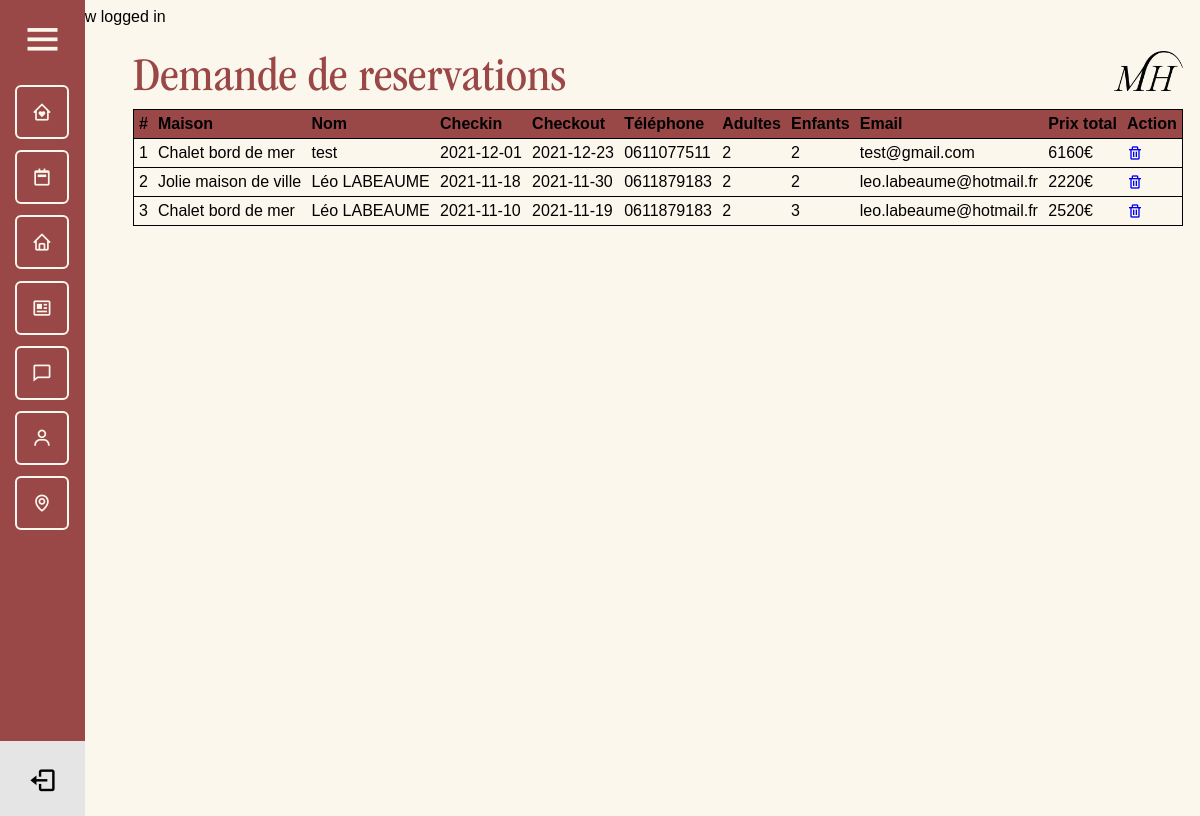
/admin/reservations.php (signed in), run on an earlier commit of the app's database.
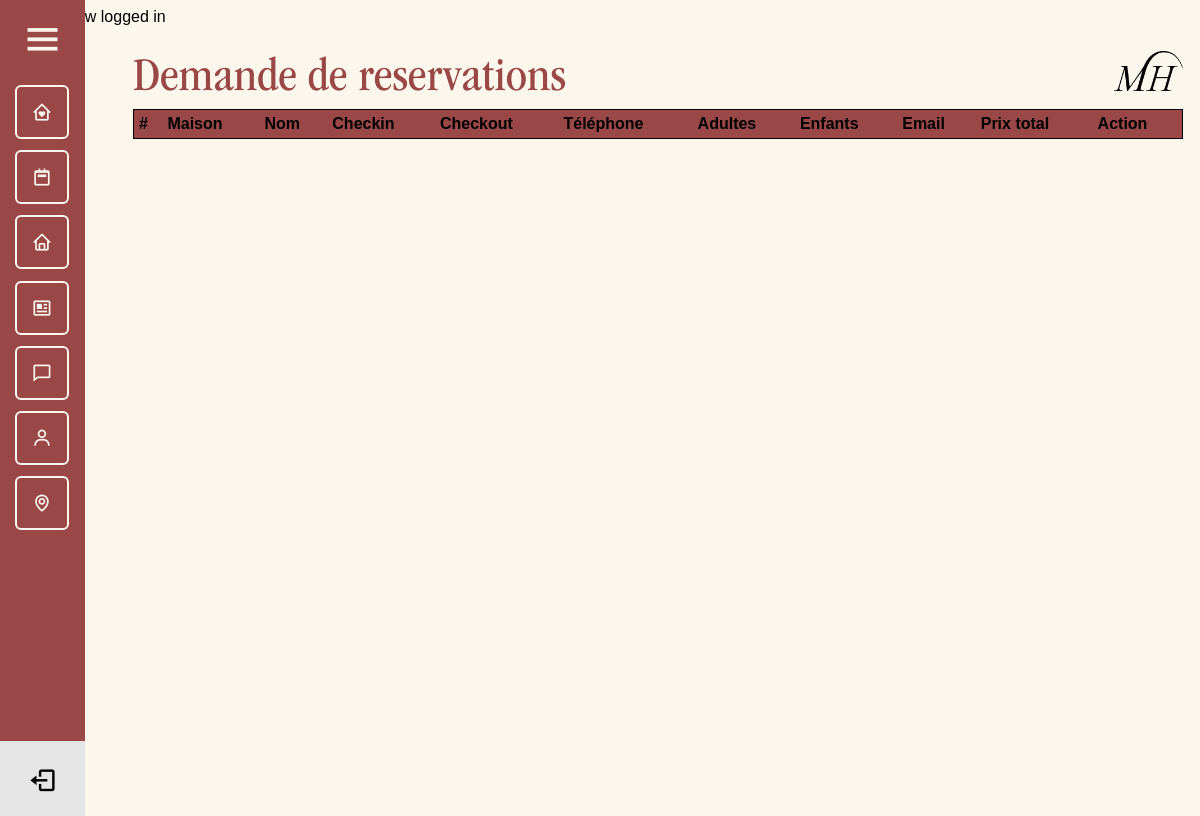
And on a later commit of the database.
### tables this page shows
CREATE TABLE `reservations` (
  `id` int(11) NOT NULL,
  `name` varchar(255) NOT NULL,
  `checkin` date NOT NULL,
  `checkout` date NOT NULL,
  `phone` text NOT NULL,
  `people` int(11) NOT NULL,
  `email` varchar(255) NOT NULL,
  `children` varchar(255) NOT NULL,
  `address` varchar(255) NOT NULL,
  `commentaire` text NOT NULL,
  `zip` varchar(15) NOT NULL,
  `pays` varchar(255) DEFAULT NULL,
  `id_rooms` int(11) NOT NULL
);

CREATE TABLE `rooms` (
  `id` int(11) NOT NULL,
  `room_number` varchar(255) NOT NULL,
  `shortName` varchar(50) NOT NULL,
  `price` text NOT NULL,
  `details` text NOT NULL,
  `details2` text NOT NULL,
  `details3` text NOT NULL,
  `lieu` varchar(255) NOT NULL,
  `map` text NOT NULL,
  `photo` text NOT NULL,
  `photo_des` longtext NOT NULL,
  `photo2` longtext NOT NULL,
  `photo_des2` longtext NOT NULL,
  `photo3` longtext NOT NULL,
  `photo_des3` longtext NOT NULL,
  `photo4` longtext NOT NULL,
  `photo_des4` longtext NOT NULL,
  `photo5` longtext NOT NULL,
  `photo_des5` longtext NOT NULL,
  `photo6` longtext NOT NULL,
  `photo_des6` longtext NOT NULL,
  `photo7` longtext NOT NULL,
  `photo_des7` longtext NOT NULL,
  `photo8` longtext NOT NULL,
  `photo_des8` longtext NOT NULL,
  `photo9` longtext NOT NULL,
  `photo_des9` longtext NOT NULL,
  `photo10` longtext NOT NULL,
  `photo_des10` longtext NOT NULL,
  `photo11` longtext NOT NULL,
  `photo_des11` longtext NOT NULL,
  `photo12` longtext NOT NULL,
  `photo_des12` longtext NOT NULL,
  `photo13` longtext NOT NULL,
  `photo_des13` longtext NOT NULL,
  `photo14` longtext NOT NULL,
  `photo_des14` longtext NOT NULL,
  `photo15` longtext NOT NULL,
  `photo_des15` longtext NOT NULL,
  `photo16` longtext NOT NULL,
  `photo_des16` longtext NOT NULL,
  `photo17` longtext NOT NULL,
  `photo_des17` longtext NOT NULL,
  `photo18` longtext NOT NULL,
  `photo_des18` longtext NOT NULL,
  `photo19` longtext NOT NULL,
  `photo_des19` longtext NOT NULL,
  `photo20` longtext NOT NULL,
  `photo_des20` longtext NOT NULL,
  `photo21` longtext NOT NULL,
  `photo_des21` longtext NOT NULL,
  `photo22` longtext NOT NULL,
  `photo_des22` longtext NOT NULL,
  `photo23` longtext NOT NULL,
  `photo_des23` longtext NOT NULL,
  `photo24` longtext NOT NULL,
  `photo_des24` longtext NOT NULL,
  `eq1` longtext NOT NULL,
  `eq2` longtext NOT NULL,
  `eq3` longtext NOT NULL,
  `eq4` longtext NOT NULL,
  `eq5` longtext NOT NULL,
  `eq6` longtext NOT NULL,
  `eq7` longtext NOT NULL,
  `eq8` longtext NOT NULL,
  `eq9` longtext NOT NULL,
  `eq10` longtext NOT NULL,
  `eq11` longtext NOT NULL,
  `eq12` longtext NOT NULL,
  `eq13` longtext NOT NULL,
  `eq14` longtext NOT NULL,
  `eq15` longtext NOT NULL,
  `act1` longtext NOT NULL,
  `act2` longtext NOT NULL,
  `act3` longtext NOT NULL,
  `act4` varchar(80) NOT NULL,
  `act5` varchar(80) NOT NULL,
  `act6` varchar(80) NOT NULL,
  `act7` varchar(80) NOT NULL,
  `act8` varchar(80) NOT NULL,
  `act9` varchar(80) NOT NULL,
  `act10` varchar(80) NOT NULL,
  `act11` varchar(80) NOT NULL,
  `act12` varchar(80) NOT NULL,
  `act13` varchar(80) NOT NULL,
  `act14` varchar(80) NOT NULL,
  `act15` varchar(80) NOT NULL,
  `act16` varchar(80) NOT NULL,
  `act17` varchar(80) NOT NULL,
  `inte1` varchar(80) NOT NULL,
  `inte2` varchar(80) NOT NULL,
  `inte3` varchar(80) NOT NULL,
  `inte4` varchar(80) NOT NULL,
  `inte5` varchar(80) NOT NULL,
  `inte6` varchar(80) NOT NULL,
  `inte7` varchar(80) NOT NULL,
  `inte8` varchar(80) NOT NULL,
  `inte9` varchar(80) NOT NULL,
  `inte10` varchar(80) NOT NULL,
  `inte11` varchar(80) NOT NULL,
  `dist1` varchar(100) NOT NULL,
  `dist2` varchar(100) NOT NULL,
  `dist3` varchar(100) NOT NULL,
  `dist4` varchar(100) NOT NULL,
  `dist5` varchar(100) NOT NULL,
  `dist6` varchar(100) NOT NULL,
  `dist7` varchar(100) NOT NULL
);

### admin/reservations.php (the view, shortened to what this page needs)
<?php
require_once $_SERVER['DOCUMENT_ROOT'] . '/core/core.php';
include 'includes/header.php';
include 'includes/navigation.php';
$sql = "SELECT * FROM rooms INNER JOIN reservations WHERE rooms.id = reservations.id_rooms ORDER BY reservations.id DESC";
$result = $db->query($sql);
$row_count = 1;
?>
<div class="admin_page">
  <div class="header_admin">
    <h1>Demande de reservations</h1>
    <img src="../assets/png/LOGO_02_PNG_NOIR.png" alt="Logo Muriel">
  </div>
  <div class="admin_page_reserv">
    <table class="table table-striped table-condensed table-bordered">
      <thead>
        <tr>
          <th>#</th>
          <th>Maison</th>
          <th>Nom</th>
          <th>Checkin</th>
          <th>Checkout</th>
          <th>Téléphone</th>
          <th>Adultes</th>
          <th>Enfants</th>
          <th>Email</th>
          <th>Prix total</th>
          <th>Action</th>
        </tr>
      </thead>
      <tbody>
        <?php while ($rows = $result->fetch(PDO::FETCH_ASSOC)) : ?>
          <tr>
            <td><?= $row_count++; ?></td>
            <td><?= $rows['room_number']; ?></td>
            <td><?= $rows['name']; ?></td>
            <td><?= $rows['checkin']; ?></td>
            <td><?= $rows['checkout']; ?></td>
            <td><?= $rows['phone']; ?></td>
            <td><?= $rows['people']; ?></td>
            <td><?= $rows['children']; ?></td>
            <td><?= $rows['email']; ?></td>
            <?php
            $date_debut = strtotime($rows['checkin']);
            $date_fin = strtotime($rows['checkout']);
            $nbJour = round(($date_fin - $date_debut) / 60 / 60 / 24, 0); ?>
            <td><?= $nbJour * $rows['price']; ?>€</td>
            <td>
              <a href="reservations.php?delete=<?= $rows['id']; ?>"><i class='bx bx-trash'></i></a>
            </td>
          </tr>
        <?php endwhile; ?>
      </tbody>
    </table>
  </div>
</div>

What changed in the data, as far as the page shows it:
removed reservations: id_rooms.room_number "Chalet bord de mer", name "test", checkin "2021-12-01", checkout "2021-12-23", phone "0611077511", people "2", children "2", email "test@gmail.com", $nbJour * $rows['price'] "6160"
removed reservations: id_rooms.room_number "Jolie maison de ville", name "Léo LABEAUME", checkin "2021-11-18", checkout "2021-11-30", phone "0611879183", people "2", children "2", email "leo.labeaume@hotmail.fr", $nbJour * $rows['price'] "2220"
removed reservations: id_rooms.room_number "Chalet bord de mer", name "Léo LABEAUME", checkin "2021-11-10", checkout "2021-11-19", phone "0611879183", people "2", children "3", email "leo.labeaume@hotmail.fr", $nbJour * $rows['price'] "2520"
